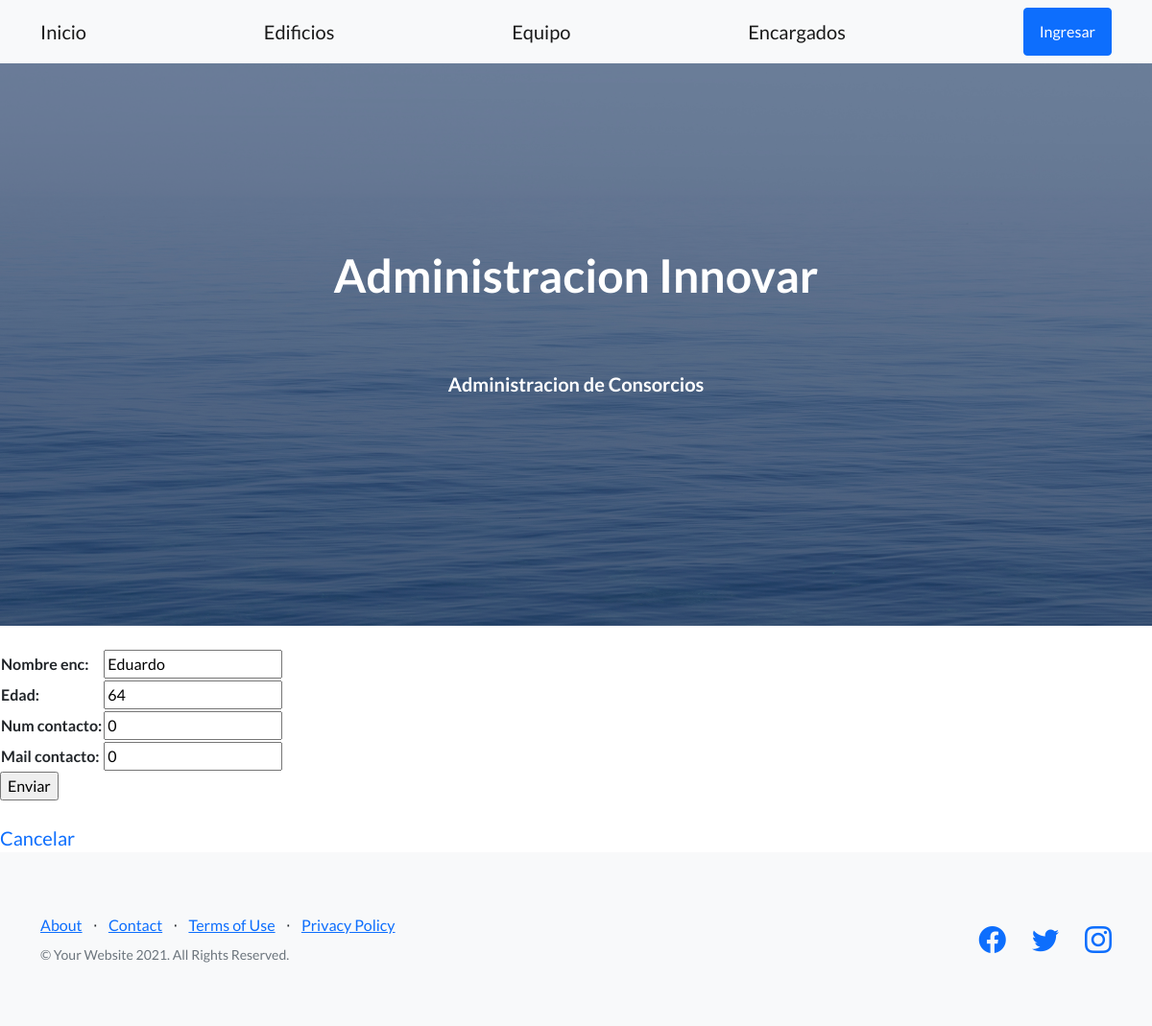
Before: /AppCoder/encargado/edit/1 with the older database file.
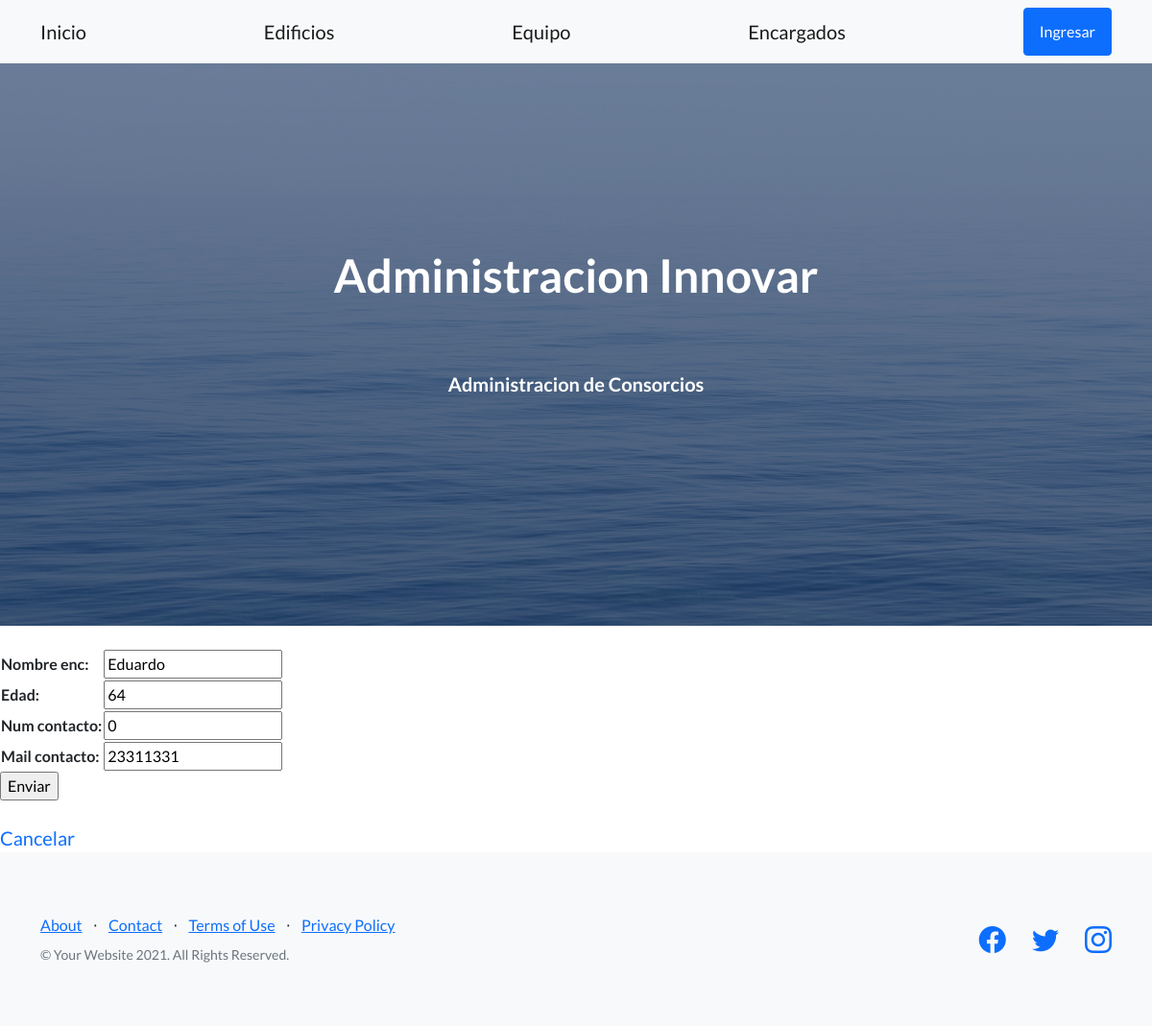
After: the same page with the newer database file.
### AppCoder/models.py (models this page shows)
class Encargado(models.Model):
    nombre_enc = models.CharField(max_length=40)
    edad = models.IntegerField()
    num_contacto = models.IntegerField()
    mail_contacto = models.CharField(max_length=50)

### AppCoder/views.py (the view)
# urls.py: path("encargado/edit/<pk>", views.EncargadoEdit.as_view(), name='EditEnc'),
class EncargadoEdit(UpdateView):
    model = Encargado
    fields = '__all__'
    success_url = '/AppCoder/encargado/list/'

### AppCoder/templates/AppCoder/encargado_form.html (shortened to what this page needs)
{% extends "AppCoder/padre.html" %}
{% load static %}
{% block contenidoQueCambia %}
    <br>
    <form action="" method="post">
        <table>
        {{form.as_table}}
        </table>
        <input type="submit" value="Enviar" />
    </form>
    <br>
    <a class="navbar-brand" href="{% url 'ListEnc' %}">Cancelar</a>
{% endblock %}

Changed rows visible on the page:
changed Encargado "Eduardo": mail_contacto "0" → "23311331"
